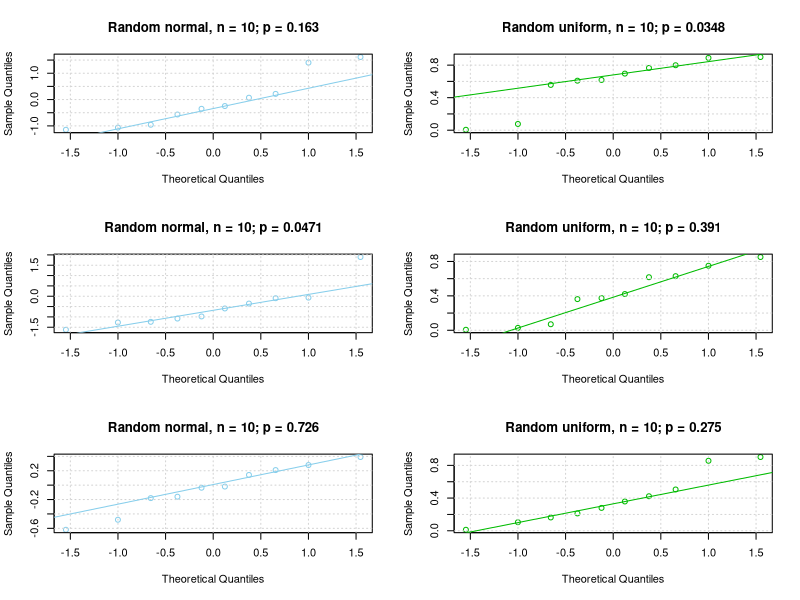
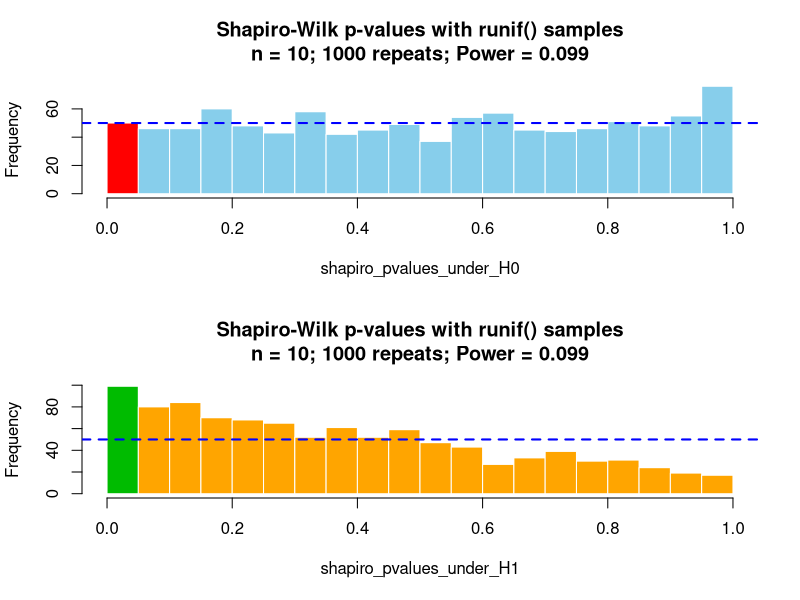
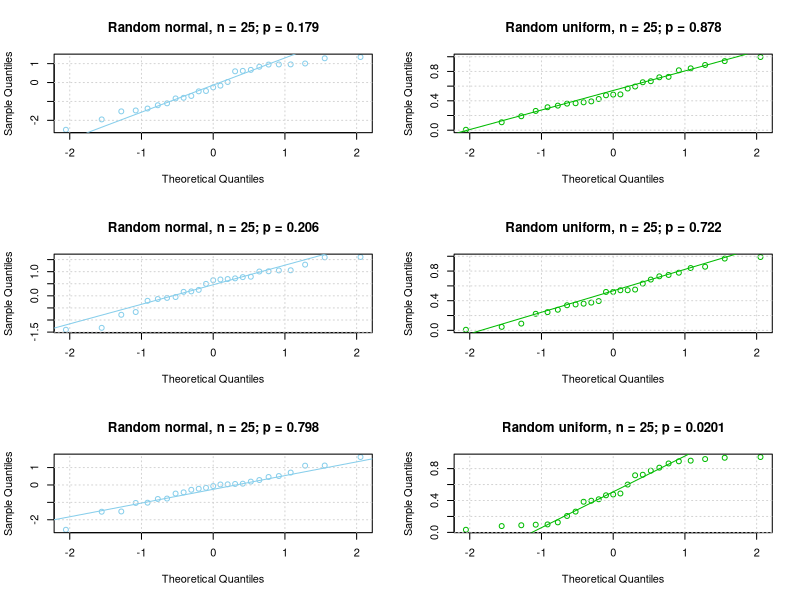
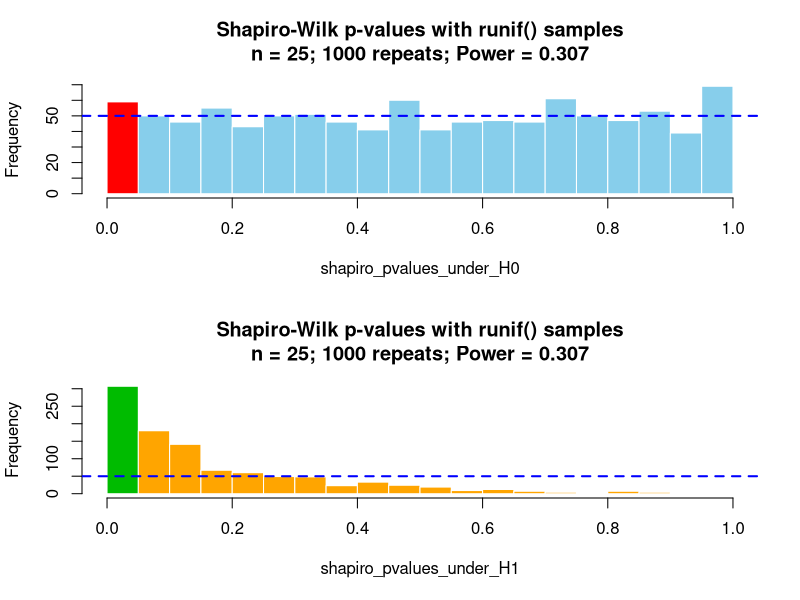
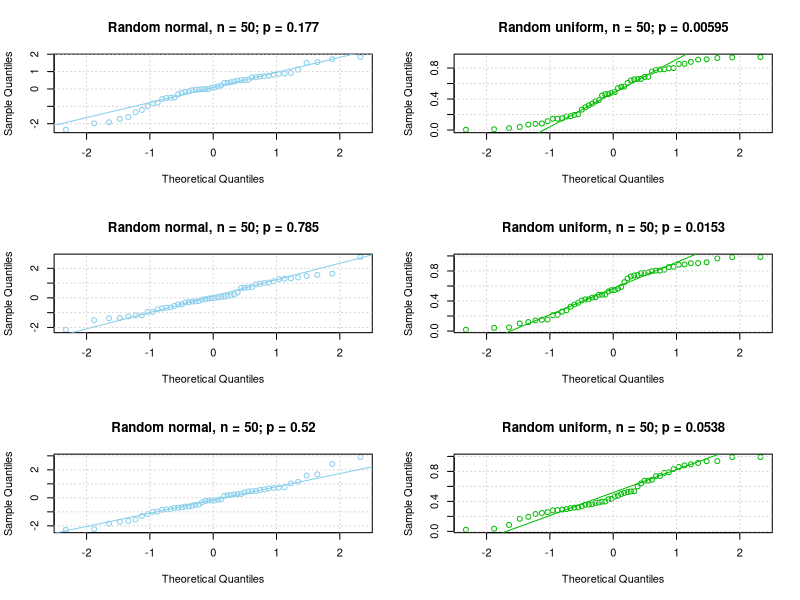
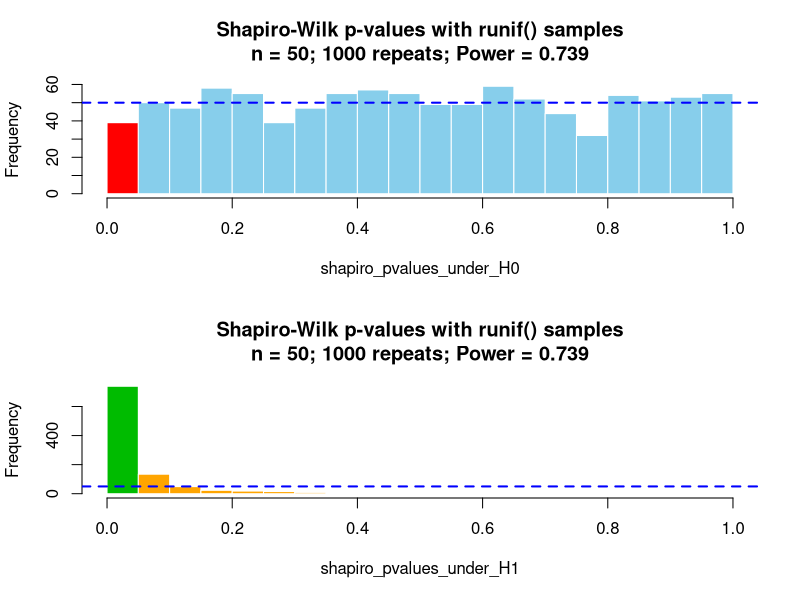
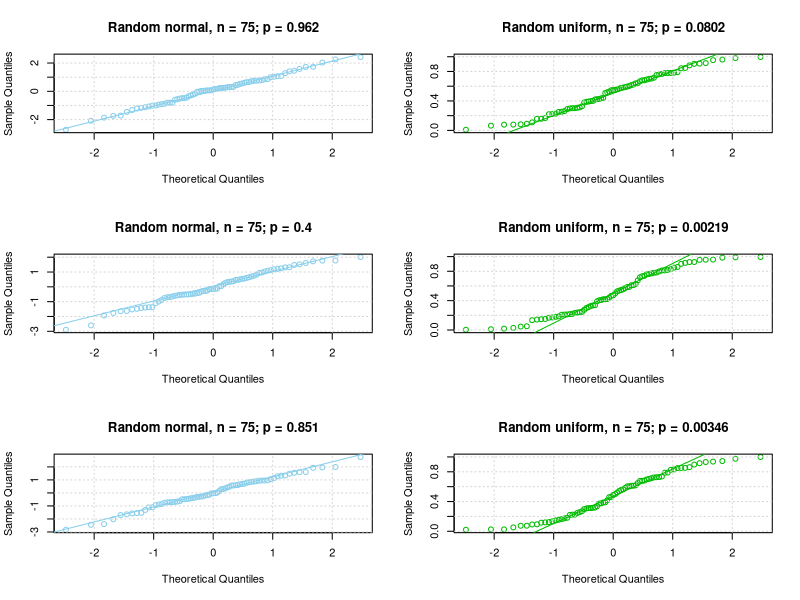
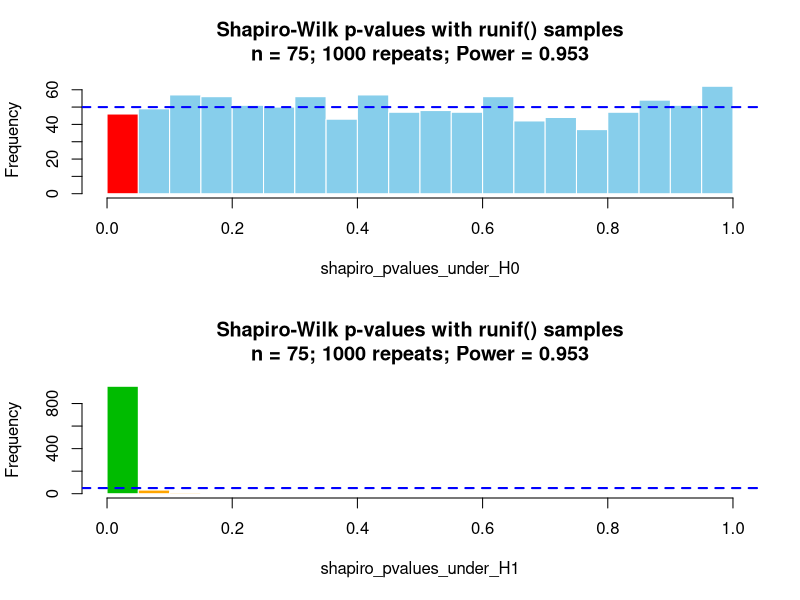

These figures' R source, in order:
## ---- chunk 1
library(knitr)

options(width = 300)
# options(encoding = 'UTF-8')
knitr::opts_chunk$set(
  fig.width = 7, fig.height = 5, 
  fig.path = 'figures/adjustment_',
  fig.align = "center", 
  size = "tiny", 
  echo = TRUE, 
  eval = TRUE, 
  warning = FALSE, 
  message = FALSE, 
  results = TRUE, 
  comment = "")

options(scipen = 12) ## Max number of digits for non-scientific notation
# knitr::asis_output("\\footnotesize")

## ---- chunk 2
## Since our statistical  samples are quite small (~25 biological samples per group), 
## we should wonder if the Shapiro-Wilk test has a sufficient power 
## (power is the capability to reject the null hypothesis when it is false). 
## 
## To evaluate this, we run an empirical experiment : 
## we draw a sample of 25 random numbers in a uniform distribution, and we run a Shapiro-Wikl test
## 
## We repat the experiment 99 times to evaluate the fluctuations of the Shapiro-Wilk test result. 
repeats <- 1000
n_values <- c(10, 25, 50, 75, 100)

message("Testing normality with random numbers from uniform distribution")

for (n in n_values) {
  
  cat("\n\n## $n=$", n, "\n\n")
  
  ## Vector to collect Shapiro p-values for all the simulations under H0
  shapiro_pvalues_under_H0 <- vector() 
  ## Vector to collect Shapiro p-values for all the simulations under H1
  shapiro_pvalues_under_H1 <- vector()
  
  par(mfrow=c(3,2))
  for (i in 1:repeats) {

    
    ### Run a simulation under H1
    rand_norm <- rnorm(n)
    shapiro_result <- shapiro.test(rand_norm)
    p_rnorm <- shapiro_result$p.value
    shapiro_pvalues_under_H0 <- c(shapiro_pvalues_under_H0, p_rnorm)
    
    if (i <= 3) {
      qqnorm(rand_norm, main = paste0(
        "Random normal, ", 
        "n = ", n, 
        "; p = ", signif(p_rnorm, digits=3)),
        col = "skyblue"
      )
      grid()
      qqline(rand_norm, col = "skyblue")
    }
    
    ### Run a simulation under H1
    rand_unif <- runif(n)
    shapiro_result <- shapiro.test(rand_unif)
    p_runif <- shapiro_result$p.value
    shapiro_pvalues_under_H1 <- c(shapiro_pvalues_under_H1, p_runif)
    
    if (i <= 3) {
      qqnorm(rand_unif, main = paste0(
        "Random uniform, ",
        "n = ", n, 
        "; p = ", signif(p_runif, digits=3)),
        col = "#00BB00"
      )
      grid()
      qqline(rand_unif, col = "#00BB00")
    }
  }
  
  n_rejected_H1 <- sum(shapiro_pvalues_under_H1 < 0.05)
  n_accepted_H1 <- sum(shapiro_pvalues_under_H1 >= 0.05)
  n_rejected_H0 <- sum(shapiro_pvalues_under_H0 < 0.05)
  n_accepted_H0 <- sum(shapiro_pvalues_under_H0 >= 0.05)
  power <- n_rejected_H1 / repeats
  
  par(mfrow=c(2,1))

  ## Histogram of P-values under H0
  hist(shapiro_pvalues_under_H0, 
       breaks=seq(0,1,0.05),
       col = c("red", rep("skyblue", 19)), 
       border="white", 
       main = paste0("Shapiro-Wilk p-values with runif() samples", 
                     "\n", "n = ", n,  "; ", repeats, " repeats", 
                     "; Power = ", power) 
  )
  abline(h=repeats/20, col="blue", lwd=2, lty="dashed")
  
  ## Histogram of P-values under H1
  hist(shapiro_pvalues_under_H1, 
       breaks=seq(0,1,0.05),
       col = c("#00BB00", rep("orange", 19)), 
       border="white", 
       main = paste0("Shapiro-Wilk p-values with runif() samples", 
                     "\n", "n = ", n,  "; ", repeats, " repeats", 
                     "; Power = ", power) 
  )
  abline(h=repeats/20, col="blue", lwd=2, lty="dashed")
  par(mfrow=c(1,1))
  
}


